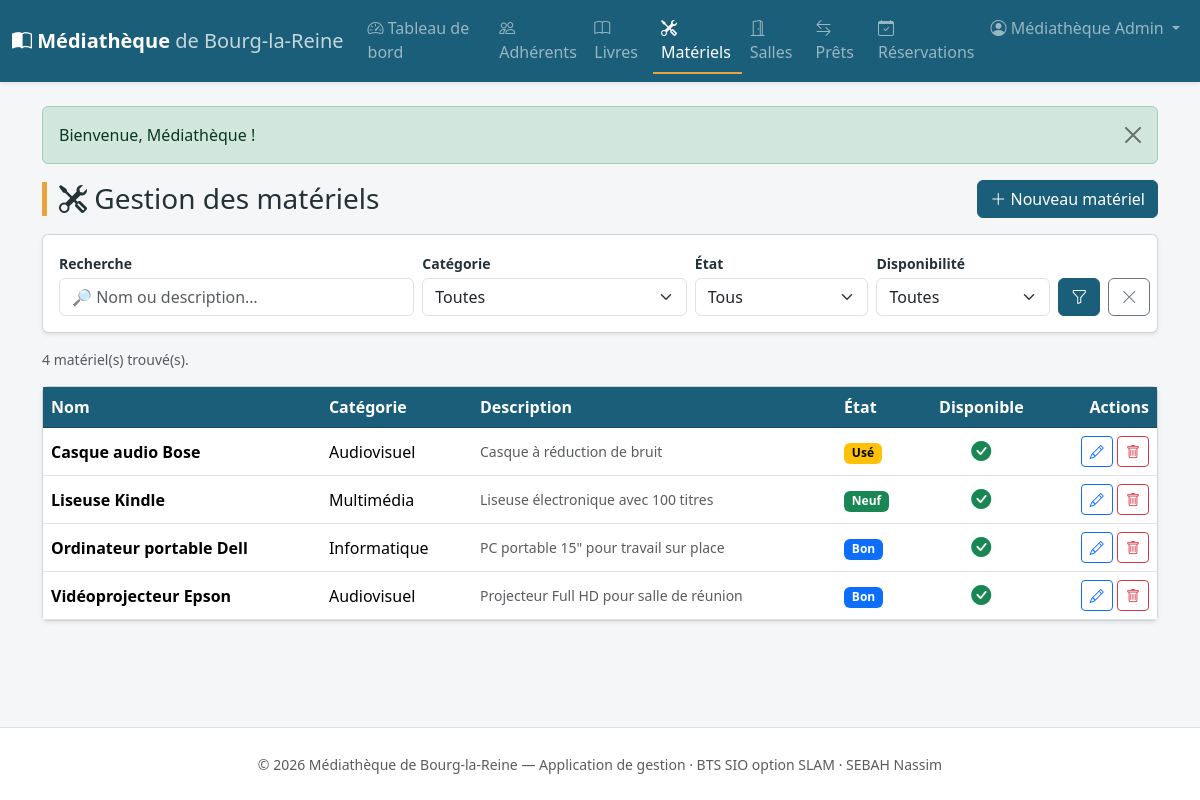
Page /public/index.php?ctrl=materiel&action=index (signed in) on the committed database.
### tables this page shows
CREATE TABLE materiel (
    id          INT AUTO_INCREMENT PRIMARY KEY,
    nom         VARCHAR(120) NOT NULL,
    categorie   VARCHAR(60),
    description VARCHAR(255),
    etat        ENUM('neuf','bon','use','hors_service') NOT NULL DEFAULT 'bon',
    disponible  TINYINT(1) NOT NULL DEFAULT 1
);

### app/controllers/MaterielController.php (called while the page is built, shortened)
<?php
class MaterielController extends Controller
{
    public function index($id = null): void
    {
        $model   = $this->model('Materiel');
        $filtres = [
            'q'         => trim($_GET['q'] ?? ''),
            'categorie' => trim($_GET['categorie'] ?? ''),
            'etat'      => trim($_GET['etat'] ?? ''),
            'dispo'     => $_GET['dispo'] ?? '',
        ];
        $this->view('materiel/index', [
            'titre'      => 'Gestion des matériels',
            'materiels'  => $model->filter($filtres),
            'categories' => $model->distinctCategories(),
            'filtres'    => $filtres,
        ]);
    }
}

### public/index.php (called while the page is built, shortened)
<?php
require ROOT . '/config/Database.php';
require ROOT . '/app/core/helpers.php';
require ROOT . '/app/core/Model.php';
$action = preg_replace('/[^a-zA-Z]/', '', $_GET['action'] ?? 'index');
$id     = isset($_GET['id']) ? (int) $_GET['id'] : null;
$controller = new $controllerClass();
$controller->$action($id);

### app/core/helpers.php (called while the page is built, shortened)
<?php
function url(string $ctrl = 'home', string $action = 'index', array $params = []): string
{
    $query = array_merge(['ctrl' => $ctrl, 'action' => $action], $params);
    return BASE_URL . '?' . http_build_query($query);
}
function e(?string $value): string
{
    return htmlspecialchars($value ?? '', ENT_QUOTES, 'UTF-8');
}

### app/core/Model.php (called while the page is built, shortened)
<?php
abstract class Model
{
    public function __construct()
    {
        $this->db = Database::getConnection();
    }
}

### config/Database.php (called while the page is built)
<?php
class Database
{
    private static ?PDO $instance = null;
    public static function getConnection(): PDO
    {
        if (self::$instance === null) {
            $dsn = 'mysql:host=' . DB_HOST . ';dbname=' . DB_NAME . ';charset=' . DB_CHARSET;
            $options = [
                PDO::ATTR_ERRMODE            => PDO::ERRMODE_EXCEPTION,
                PDO::ATTR_DEFAULT_FETCH_MODE => PDO::FETCH_ASSOC,
                PDO::ATTR_EMULATE_PREPARES   => false,
            ];
            try {
                self::$instance = new PDO($dsn, DB_USER, DB_PASS, $options);
            } catch (PDOException $e) {
                die('Erreur de connexion à la base de données : ' . $e->getMessage()
                    . '<br>Vérifiez la configuration dans config/config.php et que la base "'
                    . DB_NAME . '" a bien été importée (sql/schema.sql).');
            }
        }
        return self::$instance;
    }
}

### app/models/Materiel.php (called while the page is built, shortened)
<?php
class Materiel extends Model
{
    public function filter(array $c): array
    {
        $sql    = "SELECT * FROM materiel WHERE 1 = 1";
        $params = [];
        $sql .= " ORDER BY nom";
        $stmt = $this->db->prepare($sql);
        $stmt->execute($params);
        return $stmt->fetchAll();
    }
}

### app/views/materiel/index.php (the view, shortened to what this page needs)
<?php
$etatLabels = ['neuf' => 'Neuf', 'bon' => 'Bon', 'use' => 'Usé', 'hors_service' => 'Hors service'];
$etatCls    = ['neuf' => 'text-bg-success', 'bon' => 'text-bg-primary', 'use' => 'text-bg-warning', 'hors_service' => 'text-bg-secondary'];
?>
<div class="d-flex justify-content-between align-items-center mb-3 flex-wrap gap-2">
    <h1 class="h3 page-title mb-0"><i class="bi bi-tools"></i> Gestion des matériels</h1>
    <a href="<?= url('materiel', 'form') ?>" class="btn btn-mediatheque">
        <i class="bi bi-plus-lg"></i> Nouveau matériel
    </a>
</div>
<form method="get" action="<?= BASE_URL ?>" class="card card-body shadow-sm mb-3">
    <div class="row g-2 align-items-end">
        <div class="col-md-4">
            <label class="form-label mb-1 small fw-semibold">Recherche</label>
            <input type="search" name="q" class="form-control" value="<?= e($filtres['q']) ?>"
                   placeholder="🔎 Nom ou description…">
        </div>
        <div class="col-md-3">
            <label class="form-label mb-1 small fw-semibold">Catégorie</label>
            <select name="categorie" class="form-select">
                <option value="">Toutes</option>
            </select>
        </div>
        <div class="col-md-2">
            <label class="form-label mb-1 small fw-semibold">État</label>
            <select name="etat" class="form-select">
                <option value="">Tous</option>
            </select>
        </div>
        <div class="col-md-2">
            <label class="form-label mb-1 small fw-semibold">Disponibilité</label>
            <select name="dispo" class="form-select">
                <option value="">Toutes</option>
            </select>
        </div>
        <div class="col-md-1 d-flex gap-2">
            <button type="submit" class="btn btn-mediatheque w-100" title="Filtrer"><i class="bi bi-funnel"></i></button>
            <a href="<?= url('materiel') ?>" class="btn btn-outline-secondary" title="Réinitialiser les filtres"><i class="bi bi-x-lg"></i></a>
        </div>
    </div>
</form>
<p class="text-muted small"><?= count($materiels) ?> matériel(s) trouvé(s).</p>
<div class="card shadow-sm">
    <div class="table-responsive">
        <table class="table table-hover align-middle mb-0" id="tbl-materiels">
            <thead>
                <tr>
                    <th>Nom</th><th>Catégorie</th><th>Description</th>
                    <th>État</th><th class="text-center">Disponible</th><th class="text-end">Actions</th>
                </tr>
            </thead>
            <tbody>
                <?php if (empty($materiels)): ?>
                    <tr><td colspan="6" class="text-center text-muted py-4">Aucun matériel enregistré.</td></tr>
                <?php else: foreach ($materiels as $m): ?>
                    <tr>
                        <td class="fw-semibold"><?= e($m['nom']) ?></td>
                        <td><?= e($m['categorie']) ?: '—' ?></td>
                        <td class="text-muted small"><?= e($m['description']) ?: '—' ?></td>
                        <td><span class="badge <?= $etatCls[$m['etat']] ?>"><?= $etatLabels[$m['etat']] ?></span></td>
                        <td class="text-center">
                            <?php if ($m['disponible']): ?>
                                <i class="bi bi-check-circle-fill text-success fs-5"></i>
                            <?php else: ?>
                                <i class="bi bi-x-circle-fill text-danger fs-5"></i>
                            <?php endif; ?>
                        </td>
                        <td class="text-end text-nowrap">
                            <a href="<?= url('materiel', 'form', ['id' => $m['id']]) ?>"
                               class="btn btn-sm btn-outline-primary" title="Modifier"><i class="bi bi-pencil"></i></a>
                            <a href="<?= url('materiel', 'delete', ['id' => $m['id']]) ?>"
                               class="btn btn-sm btn-outline-danger" title="Supprimer"
                               data-confirm="Supprimer ce matériel ?"><i class="bi bi-trash"></i></a>
                        </td>
                    </tr>
                <?php endforeach; endif; ?>
            </tbody>
        </table>
    </div>
</div>

### public/css/style.css (style rules this page uses)
:root { --mediatheque: #1b5e7a; --mediatheque-dark: #134b62; --mediatheque-accent: #e8a33d; }
html, body { min-height: 100%; }
body { display: flex; flex-direction: column; min-height: 100vh; background-color: #f4f6f8; font-family: "Segoe UI", system-ui, -apple-system, sans-serif; color: #243238; }
.table thead th { background-color: var(--mediatheque); color: #fff; border-color: var(--mediatheque-dark); white-space: nowrap; }
.btn-mediatheque { background-color: var(--mediatheque); border-color: var(--mediatheque); color: #fff; }
.page-title { border-left: 5px solid var(--mediatheque-accent); padding-left: .75rem; }

### rows in the picture
materiel: nom "Casque audio Bose", categorie "Audiovisuel", description "Casque à réduction de bruit", etat "Usé", disponible 1 (drawn)
materiel: nom "Liseuse Kindle", categorie "Multimédia", description "Liseuse électronique avec 100 titres", etat "Neuf", disponible 1 (drawn)
materiel: nom "Ordinateur portable Dell", categorie "Informatique", description "PC portable 15\" pour travail sur place", etat "Bon", disponible 1 (drawn)
materiel: nom "Vidéoprojecteur Epson", categorie "Audiovisuel", description "Projecteur Full HD pour salle de réunion", etat "Bon", disponible 1 (drawn)

### other values in the picture
$label "Tableau de bord"
$label "Adhérents"
$label "Livres"
$label "Matériels"
$label "Salles"
$label "Prêts"
$label "Réservations"
$_SESSION['agent']['prenom'] . ' ' . $_SESSION['agent']['nom'] "Médiathèque Admin"
$_SESSION['flash']['message'] "Bienvenue, Médiathèque !"
count($materiels) "4"
